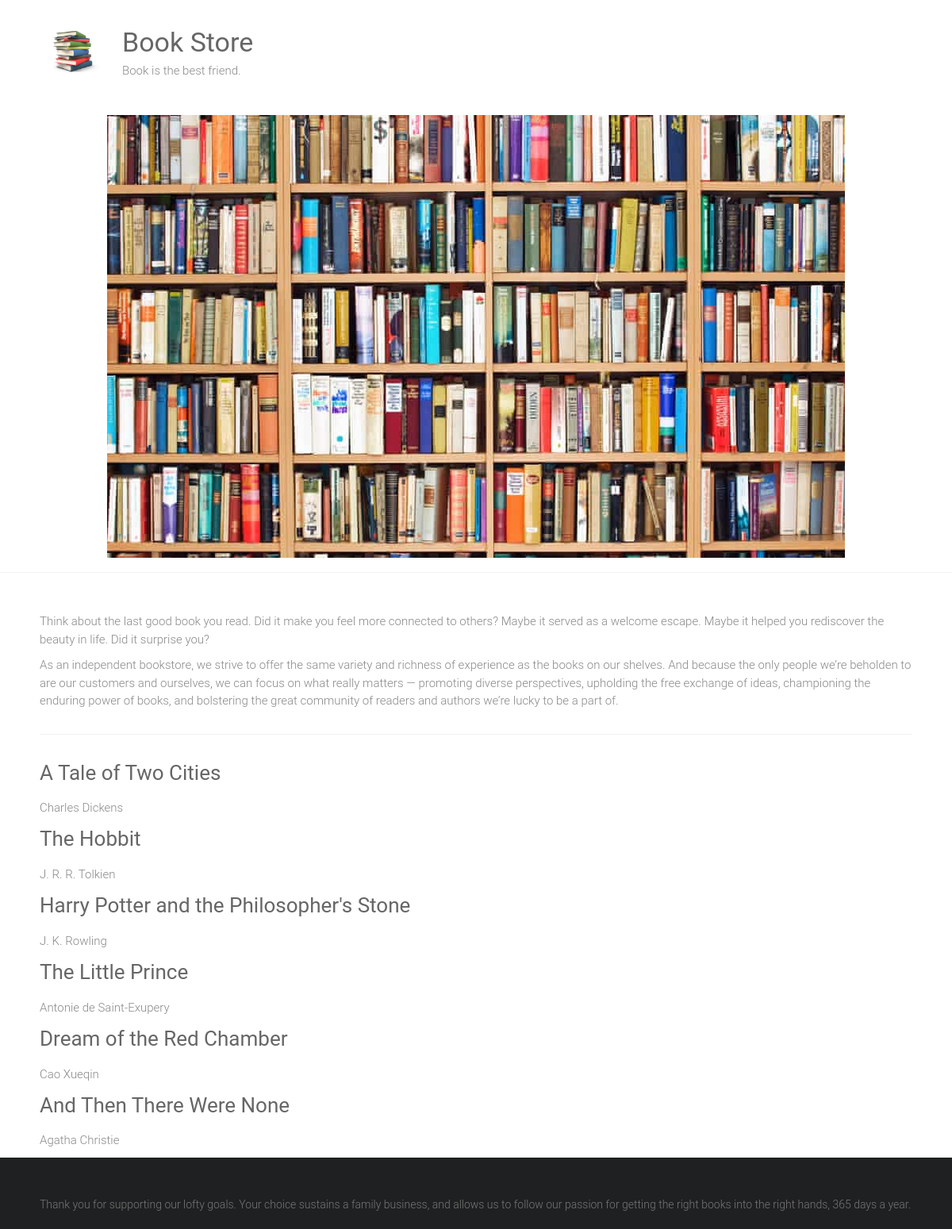
The page / on the database its author committed.
### sell/models.py (models this page shows)
class Book(models.Model):
    name=models.CharField(max_length=100)
    author=models.CharField(max_length=100)
    genre=models.CharField(max_length=50)
    year=models.IntegerField()

### sell/views.py (the view)
# urls.py: 2. Add a URL to urlpatterns:  path('', views.home, name='home')
def home(request):
    books = Book.objects.all()
    return render(request, 'home.html', {'books': books})

### sell/templates/home.html
{% extends "base.html" %}
{% block content %}
<div>
    {% for book in books %}
    <div class="bookname">
        <a href="{% url 'book_detail' book.id %}">
            <h3>{{ book.name|capfirst }}</h3>
        </a>
        <p>{{ book.author }}</p>
    </div>
    {% endfor %}
</div>
{% endblock %}

### sell/templates/base.html (shortened to what this page needs)
{% load static %}
<html lang="en-US">
    <head>
        <link rel="stylesheet" id="ample-style-css" href="{% static 'style.css' %}" type="text/css" media="all">
    </head>
    <body class="wide">
        <div id="page" class="hfeed site">
            <header>
                <div class="header">
                    <div class="main-head-wrap inner-wrap clearfix">
                        <div id="header-logo-image">
                            <a href="/">
                                <img src="{% static 'images/1.jpg' %}" alt="Book Store">
                            </a>
                        </div>
                        <div id="header-text" class="">
                            <h1 id="site-title">
                                <a href="/" title="Book Store" rel="home">Book Store</a>
                            </h1>
                            <p>Book is the best friend.</p>
                        </div>
                    </div>
                      <center>
                    <img src="{% static 'images/2.jpg' %}" alt="Book Store">
                      </center>
                </div>
            </header>
            <div class="main-wrapper">
                <div class="single-page clearfix">
                    <div class="inner-wrap">
                        <p>Think about the last good book you read. Did it make you feel more connected to others? Maybe it served as a welcome escape. Maybe it helped you rediscover the beauty in life. Did it surprise you?</p>
                        <p>As an independent bookstore, we strive to offer the same variety and richness of experience as the books on our shelves. And because the only people we’re beholden to are our customers and ourselves, we can focus on what really matters — promoting diverse perspectives, upholding the free exchange of ideas, championing the enduring power of books, and bolstering the great community of readers and authors we’re lucky to be a part of.</p>
                        <hr>
                        <div>
                            {% block content %}
                            {% endblock %}
                        </div>
                    </div>
                </div>
            </div>
            <footer id="colophon">
                <div class="inner-wrap">
                    Thank you for supporting our lofty goals. Your choice sustains a family business, and allows us to follow our passion for getting the right books into the right hands, 365 days a year.
                </div>
            </footer>
        </div>
    </body>
</html>

### static/style.css (style rules this page uses)
html, body, div, span, applet, object, iframe, h1, h2, h3, h4, h5, h6, p, blockquote, pre, a, abbr, acronym, address, big, cite, code, del, dfn, em, font, ins, kbd, q, s, samp, small, strike, strong, sub, sup, tt, var, dl, dt, dd, ol, ul, li, fieldset, form, label, legend, table, caption, tbody, tfoot, thead, tr, th, td { border: 0; font: inherit; font-size: 100%; font-style: inherit; font-weight: inherit; margin: 0; outline: 0; padding: 0; vertical-align: baseline; }
html { overflow-y: scroll; -webkit-text-size-adjust: 100%; -ms-text-size-adjust: 100%; }
article, aside, details, figcaption, figure, footer, header, main, nav, section { display: block; }
h1, h2, h3, h4, h5, h6 { color: #666666; line-height: 1.4; padding-bottom: 15px; font-weight: normal; }
h1 { font-size: 30px; }
h3 { font-size: 26px; }
body, button, input, select, textarea { color: #888888; font-size: 15px; line-height: 1.5; font-family: 'Roboto', sans-serif; font-weight: 300; }
p { color: #888888; font-size: 15px; line-height: 1.5; margin-bottom: 15px; font-weight: 300; }
body { background: #f2f2f2; }
hr { border-color: #f2f2f2; border-style: solid none none; border-width: 1px 0 0; height: 0; margin: 30px 0; }
a { color: #80abc8; text-decoration: none; -webkit-transition: 0.25s ease-in-out; -moz-transition: 0.25s ease-in-out; transition: 0.25s ease-in-out; -ms-transition: 0.25s ease-in-out; -o-transition: 0.25s ease-in-out; }
img { max-width: 100%; height: auto; vertical-align: top; margin-bottom: 18px; }
a img { border: 0; }
.clearfix:after { visibility: hidden; display: block; font-size: 0; content: " "; clear: both; height: 0; }
.clearfix { display: inline-block; }
.clearfix { display: block; }
body { padding-top: 30px; padding-bottom: 30px; }
body.wide { padding-top: 0; padding-bottom: 0; }
#page { background-color: #ffffff; margin: 0 auto; max-width: 1180px; box-shadow: 0 1px 2px 0 rgba(0, 0, 0, 0.1); }
.wide #page { max-width: 100%; }
.inner-wrap { max-width: 1100px; margin: 0 auto; }
.main-head-wrap { padding: 30px 0; }
.header { border-bottom: 1px solid #f2f2f2; }
#header-logo-image { float: left; padding: 5px 20px 5px 0; max-width: 100%; }
#header-logo-image img { margin-bottom: 0px; max-height: 60px; height: auto; width: auto; }
#header-text { float: left; padding-right: 20px; }
#site-title { padding-bottom: 0; }
#site-title a { color: #666666; font-size: 34px; }
.single-page { margin-top: 50px; }
.single-page p { margin-bottom: 10px; }
#colophon { font-size: 14px; clear: both; color: #777; background-color: #1f2021; overflow: hidden; padding: 50px 0 20px; }
#colophon, #colophon p { font-size: 14px; line-height: 1.4; }

### rows shown on the page
Book: name "A Tale of Two Cities", author "Charles Dickens"
Book: name "The Hobbit", author "J. R. R. Tolkien"
Book: name "Harry Potter and the Philosopher's Stone", author "J. K. Rowling"
Book: name "The Little Prince", author "Antonie de Saint-Exupery"
Book: name "Dream of the Red Chamber", author "Cao Xueqin"
Book: name "And Then There Were None", author "Agatha Christie"
